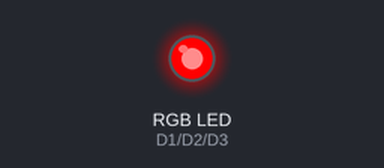
The sketch below on a simulated ESP8266 (NodeMCU). Shown: an RGB LED mixed from three pins (HIGH = lit). Dim RGB values are drawn brighter than linear.

Above: at 5.05 s.
At 6.25 s:
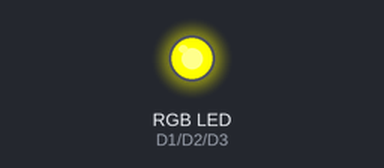
At 7.5 s:
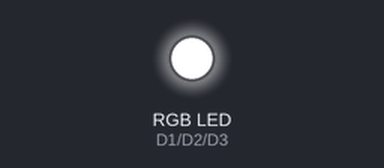
At 10.0 s:
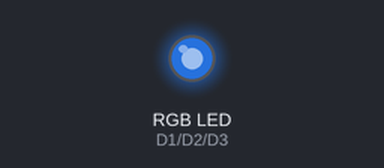
Timing chart, 0 to 11.5 s (numbered marks = the images above):
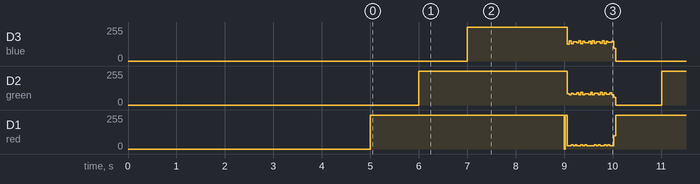

The sketch:

SMD_RGB_LED.ino
```cpp
/* @Date    : 24-Sep-2019
 * @Author  : Vivek Yadav
   @Brief   : SMD RGB LED
   @Version : v.01(NodeMcu 12E)
   @Working : it is use to blink the LED with Different Color Combinations.
              specified by values.

*/

#define red D1
#define green D2
#define blue D3


void setup() {

pinMode(red,OUTPUT);
pinMode(green,OUTPUT);
pinMode(blue,OUTPUT);

digitalWrite(red,LOW);
digitalWrite(green,LOW);
digitalWrite(blue,LOW);

delay(5000);
}

void loop()
{

digitalWrite(red,HIGH);
delay(1000);
digitalWrite(green,HIGH);
delay(1000);
digitalWrite(blue,HIGH);
delay(1000);

// mix the colors
int tout = millis();
while( millis() - tout < 1000 )
{
  digitalWrite(red,HIGH);
  delay(1);
  digitalWrite(green,HIGH);
  delay(2);
  digitalWrite(blue,HIGH);
  delay(3);
}

// mix the colors
 tout = millis();
while( millis() - tout < 1000 )
{
  digitalWrite(red,HIGH);
  delay(1);
  digitalWrite(red,LOW);

  digitalWrite(green,HIGH);
  delay(3);
  digitalWrite(green,LOW);

  digitalWrite(blue,HIGH);
  delay(5);
  digitalWrite(blue,LOW);
}

}//End-loop()
```

Measured:
- by itself, D1 (red): moves between 0/255 and 255/255, repeating every 5.0 s
